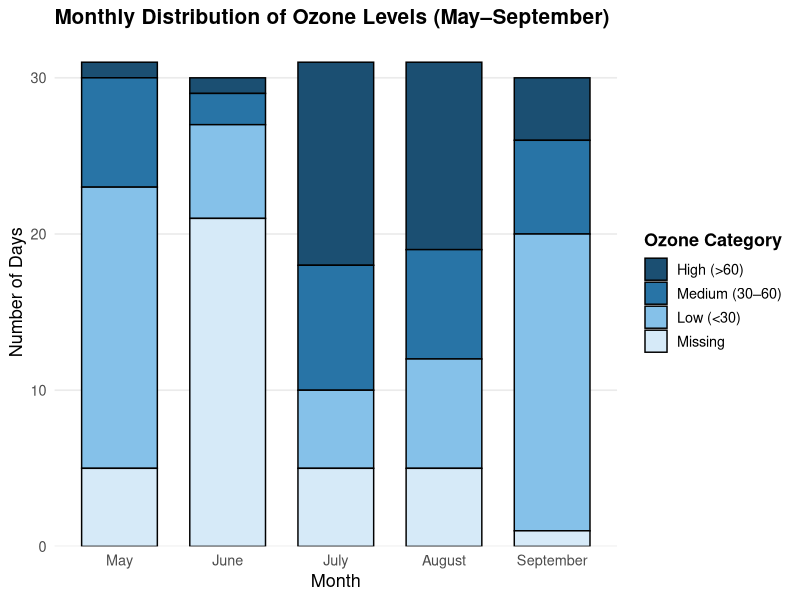
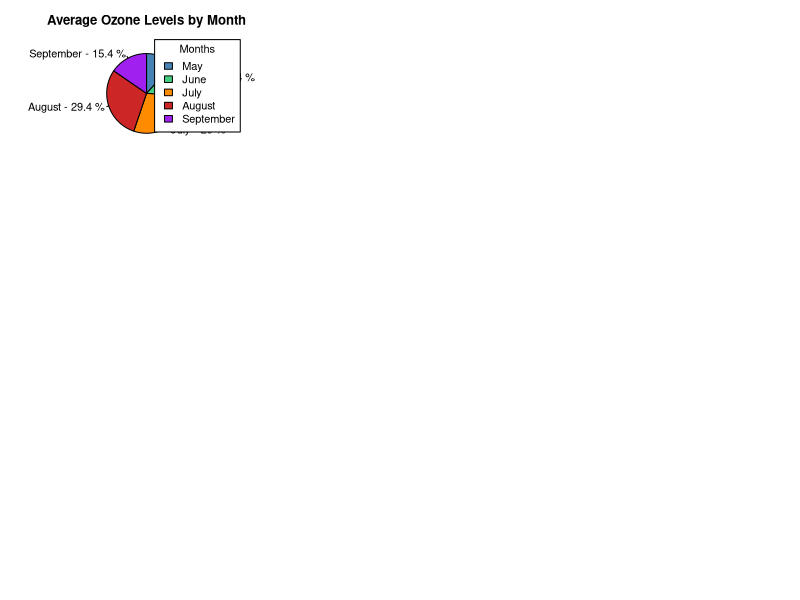
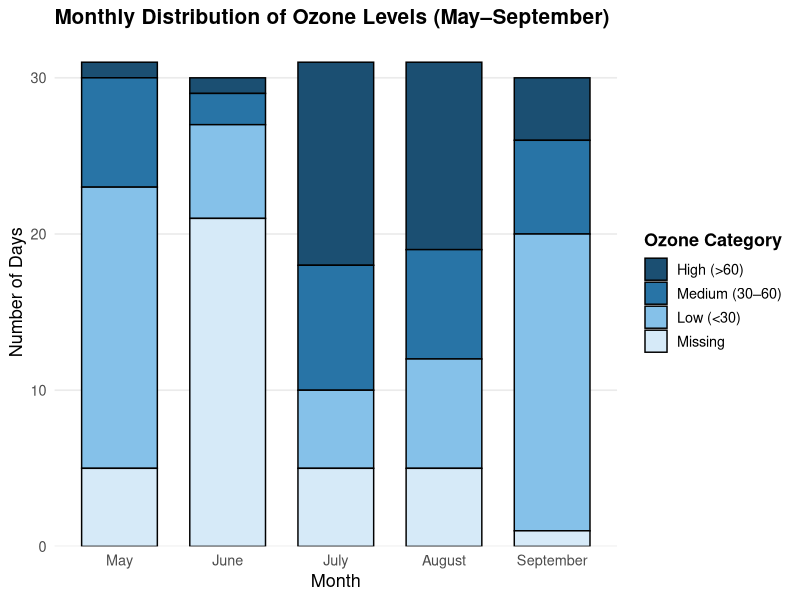
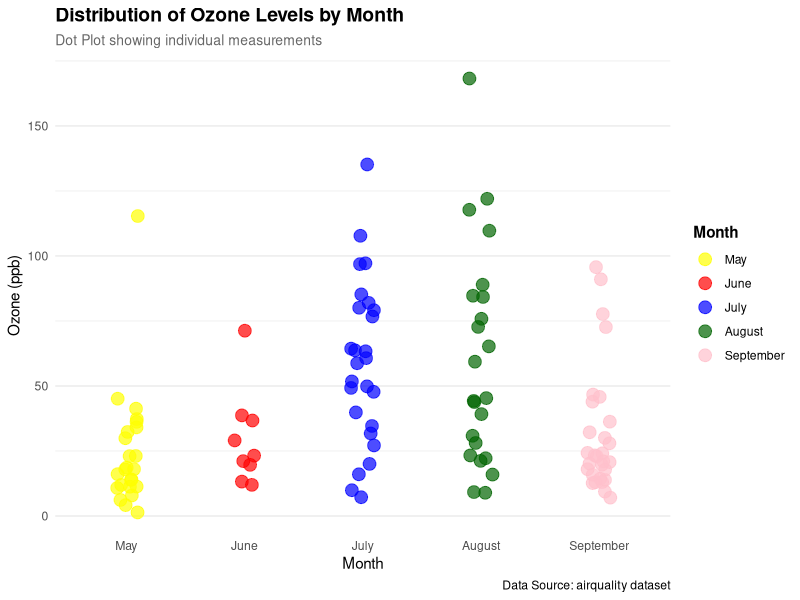
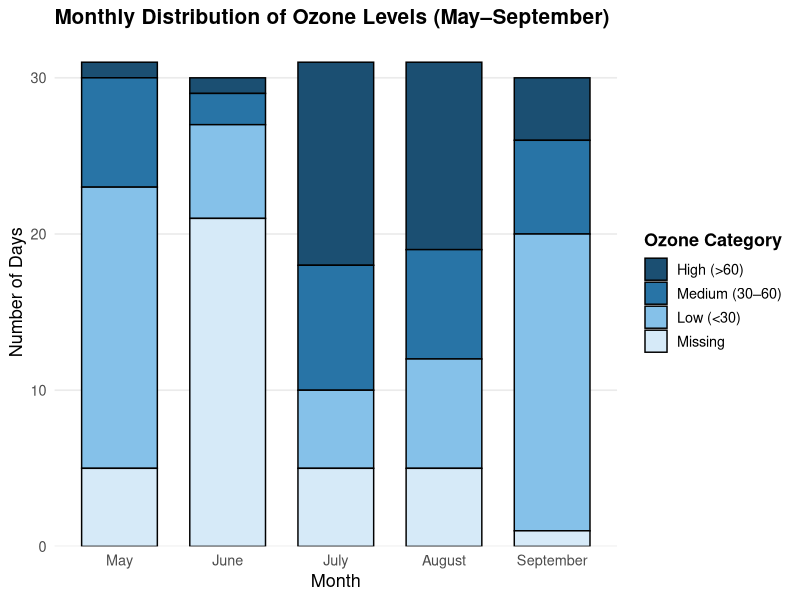
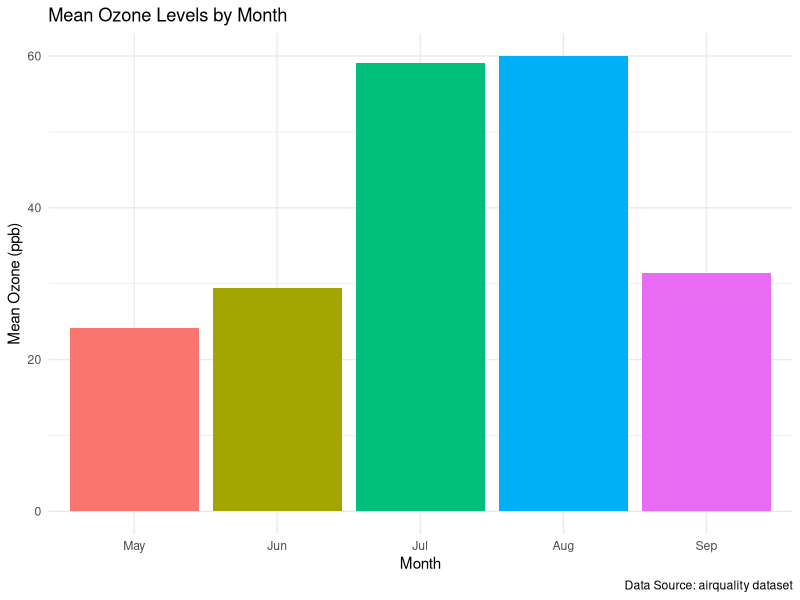
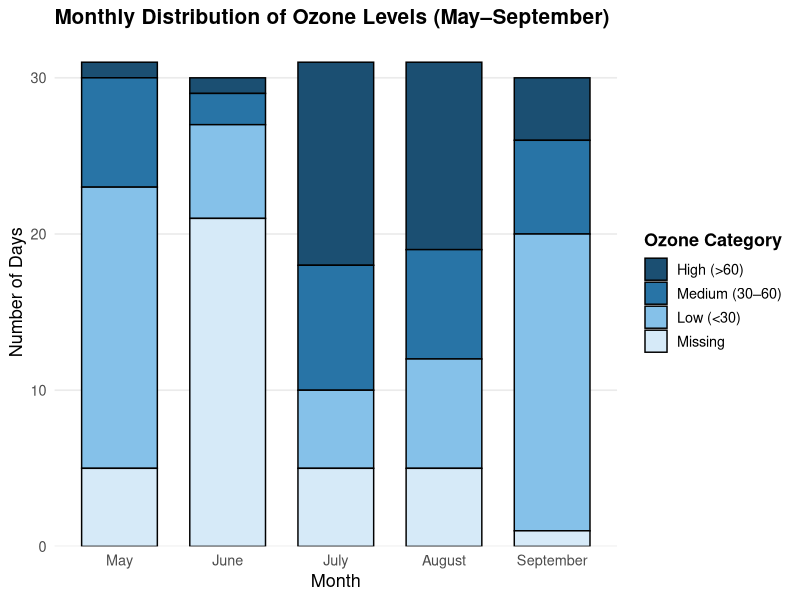
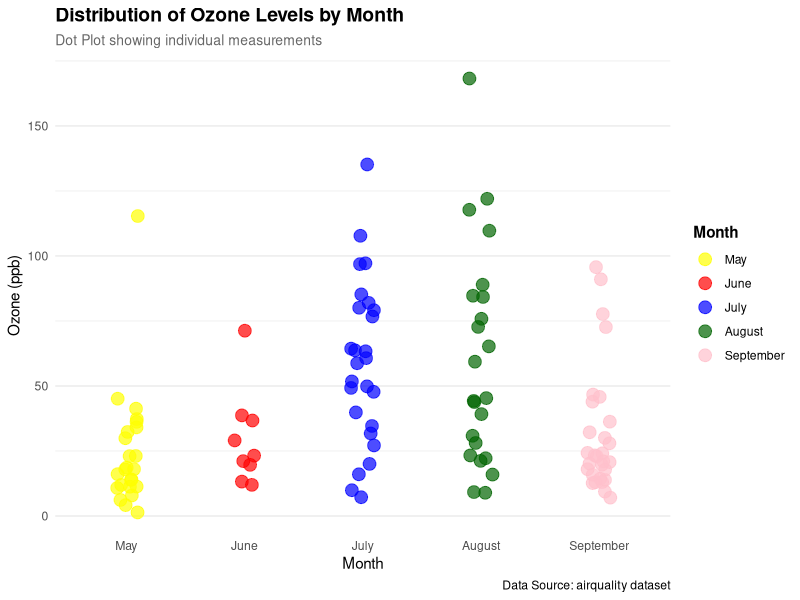

The R script that drew these images, in order:
# ====================================================================
# lab10_Data_Dynamo-s.R
# Collaborative R Visualization Project
# Dataset: airquality 
# Team Members:
# Esha Kambli 2301 - Pie Chart
# Deversh Shetgaonkar 2302 - Box Plot
# Sahil Gaonkar 2305 - Stacked Bar Chart
# Prabhanjan Halvegar 2306 - Line Chart
# Atharv Gawas 2313 - Dot Chart
# Aarchi Teli 2318 - Histogram
# Sarvadhnya Patil 2321 - Bar Chart
# Harsh Palyekar 2329 - Scatter Chart
# ====================================================================

# ====================================================================
# SECTION 0: SHARED SETUP (DO NOT MODIFY)
# ====================================================================
# Load dataset
data(airquality)

# Shared data preparation
air_data <- na.omit(airquality)
air_data$Month <- factor(air_data$Month,
                         levels = c(5, 6, 7, 8, 9),
                         labels = c("May", "June", "July", "August", "September"))

# Shared color palette
month_colors <- c("steelblue", "seagreen3", "darkorange", "firebrick3", "purple")

# ====================================================================
# SECTION 1: PIE CHART - Esha Kambli (2301)
# ====================================================================
plot_pie_chart <- function() {
  
  # Calculate average Ozone by Month (using shared air_data)
  avg_ozone <- tapply(air_data$Ozone, air_data$Month, mean)

  # Calculate percentage contribution
  percentages <- round(100 * avg_ozone / sum(avg_ozone), 1)

  # Labels for pie slices and legend
  pie_labels <- paste(names(avg_ozone), "-", percentages, "%")
  legend_labels <- names(avg_ozone)

  # Generate pie chart
  pie(
    avg_ozone,
    labels = pie_labels,
    main = "Average Ozone Levels by Month",
    col = month_colors,
    clockwise = TRUE
  )

  # Add legend
  legend(
    "topright",
    legend = legend_labels,
    fill = month_colors,
    title = "Months"
  )
  
  cat("Pie Chart section - Esha Kambli\n")
}

# ====================================================================
# SECTION 2: BAR CHART - Sarvadhnya Patil (2321)
# ====================================================================
plot_bar_chart <- function() {

# BAR PLOT — by Sarvadhnya (2321)
# Plot: Mean Ozone by Month (airquality dataset)

library(ggplot2)
library(dplyr)

# Load and clean data
data("airquality")
aq <- na.omit(airquality)

ozone_by_month <- aq %>%
  group_by(Month) %>%
  summarise(mean_ozone = mean(Ozone))

ozone_by_month$Month <- factor(ozone_by_month$Month,
                               labels = c("May", "Jun", "Jul", "Aug", "Sep"))

# Create the bar plot
bar_plot <- ggplot(ozone_by_month, aes(x = Month, y = mean_ozone, fill = Month)) +
  geom_bar(stat = "identity") +
  labs(title = "Mean Ozone Levels by Month",
       x = "Month",
       y = "Mean Ozone (ppb)",
       caption = "Data Source: airquality dataset") +
  theme_minimal() +
  theme(legend.position = "none")

# Save plot
if (!dir.exists("images")) dir.create("images")
ggsave("images/barplot_ozone_by_month.png", bar_plot, width = 7, height = 5, dpi = 300)

print("Bar plot created and saved to images/barplot_ozone_by_month.png")
  
  cat("Bar Chart section - Sarvadhnya Patil\n")
}


# ====================================================================
# SECTION 3: LINE CHART - Prabhanjan Halvegar (2306)
# ====================================================================
plot_line_chart <- function() {
  
  
  cat("Line Chart section - Prabhanjan Halvegar\n")
}

# ====================================================================
# SECTION 4: STACKED BAR CHART - Sahil Gaonkar (2305)
# ====================================================================

plot_stacked_bar <- function() {
  # Install & load required packages
  if (!require("ggplot2", quietly = TRUE)) install.packages("ggplot2"); library(ggplot2)
  if (!require("dplyr", quietly = TRUE)) install.packages("dplyr"); library(dplyr)

  # Load dataset
  data("airquality")
  df <- airquality

  # Keep only May–September
  df <- df %>% filter(Month >= 5 & Month <= 9)

  # Convert Month to factor for proper order
  df$Month <- factor(df$Month, levels = 5:9,
                     labels = c("May", "June", "July", "August", "September"))

  # Categorize Ozone levels as factor
  # Reverse the factor order for top-to-bottom stacking
  df <- df %>% mutate(
    Ozone_Level = case_when(
      is.na(Ozone) ~ "Missing",
      Ozone < 30   ~ "Low (<30)",
      Ozone <= 60  ~ "Medium (30–60)",
      TRUE         ~ "High (>60)"
    ),
    Ozone_Level = factor(Ozone_Level,
                         levels = c("High (>60)", "Medium (30–60)", "Low (<30)", "Missing"))
  )

  # Count days per month & ozone category
  stacked_data <- df %>%
    group_by(Month, Ozone_Level) %>%
    summarise(Days = n(), .groups = "drop")

  # Blue gradient colors (light → dark)
  ozone_colors <- c(
    "Missing" = "#D6EAF8",
    "Low (<30)" = "#85C1E9",
    "Medium (30–60)" = "#2874A6",
    "High (>60)" = "#1B4F72"
  )

    # Create stacked bar chart
  stacked_plot <- ggplot(stacked_data, aes(x = Month, y = Days, fill = Ozone_Level)) +
    geom_col(color = "black", width = 0.7) +
    scale_fill_manual(values = ozone_colors) +
    labs(title = "Monthly Distribution of Ozone Levels (May–September)",
         x = "Month", y = "Number of Days", fill = "Ozone Category") +
    theme_minimal(base_size = 13) +
    theme(plot.title = element_text(face = "bold", size = 15),
          legend.title = element_text(face = "bold"),
          panel.grid.minor = element_blank(),
          panel.grid.major.x = element_blank()) +
    scale_y_continuous(expand = expansion(mult = c(0, 0.05))) # optional: clean top spacing

  # Display plot
  print(stacked_plot)

  # Save plot as PNG
  if(!dir.exists("images")) dir.create("images")
  ggsave("images/stacked_bar_ozone_may_sep.png", stacked_plot,
         width = 8, height = 5, dpi = 300)

  cat("Stacked Bar Chart - Sahil Gaonkar - Complete\n")
  invisible(stacked_plot)



}
# Run the function
plot_stacked_bar()

# ====================================================================
# SECTION 5: HISTOGRAM - Aarchi Teli (2318)
# ====================================================================
plot_histogram <- function() {
  
  
  cat("Histogram section - Aarchi Teli\n")
}

# ====================================================================
# SECTION 6: DOT CHART - Atharv Gawas (2313)
# ====================================================================
plot_dot_chart <- function() {
  # Load required libraries (only if not already loaded)
  if (!require("ggplot2", quietly = TRUE)) {
    stop("ggplot2 package required. Please install it with: install.packages('ggplot2')")
  }
  if (!require("dplyr", quietly = TRUE)) {
    stop("dplyr package required. Please install it with: install.packages('dplyr')")
  }
  
  # Prepare data: Get all ozone readings by month
  ozone_data <- air_data %>%
    select(Month, Ozone) %>%
    mutate(Month = factor(Month, levels = c("May", "June", "July", "August", "September")))
  
  # Create the dot plot with multiple points per month
  dot_plot <- ggplot(ozone_data, aes(x = Month, y = Ozone, color = Month)) +
    geom_point(size = 4, alpha = 0.7, position = position_jitter(width = 0.1, seed = 42)) +
    labs(title = "Distribution of Ozone Levels by Month",
         subtitle = "Dot Plot showing individual measurements",
         x = "Month",
         y = "Ozone (ppb)",
         color = "Month",
         caption = "Data Source: airquality dataset") +
    scale_color_manual(values = c("May" = "yellow", 
                                  "June" = "red", 
                                  "July" = "blue", 
                                  "August" = "darkgreen", 
                                  "September" = "pink")) +
    theme_minimal() +
    theme(plot.title = element_text(face = "bold", size = 14),
          plot.subtitle = element_text(size = 10, color = "gray40"),
          legend.position = "right",
          legend.title = element_text(face = "bold"),
          panel.grid.major.x = element_blank())
  
  # Display the plot
  print(dot_plot)
  
  # Save plot (optional - only saves when function is called individually)
  if (!dir.exists("images")) dir.create("images")
  ggsave("images/dotplot_ozone_by_month.png", dot_plot, width = 8, height = 5, dpi = 300)
  
  cat("Dot Chart section - Atharv Gawas (2313) - Complete\n")
  
  # Return the plot object invisibly for potential further use
  invisible(dot_plot)
}

# ====================================================================
# SECTION 7: SCATTER CHART - Harsh Palyekar (2329)
# ====================================================================
plot_scatter_chart <- function() {

  
  cat("Scatter Chart section - Harsh Palyekar\n")
}

# ====================================================================
# SECTION 8: BOX PLOT - Deversh Shetgaonkar (2302)
# ====================================================================
plot_box_plot <- function() {

  
  cat("Box Plot section - Deversh Shetgaonkar\n")
}

# ====================================================================
# MAIN EXECUTION: Run all plots
# ====================================================================
# Set up multi-panel layout for viewing all plots
par(mfrow = c(3, 3), mar = c(4, 4, 3, 2))

# Execute each plot function
plot_pie_chart()
plot_bar_chart()
plot_line_chart()
plot_stacked_bar()
plot_histogram()
plot_dot_chart()
plot_scatter_chart()
plot_box_plot()

# Reset layout
par(mfrow = c(1, 1))
